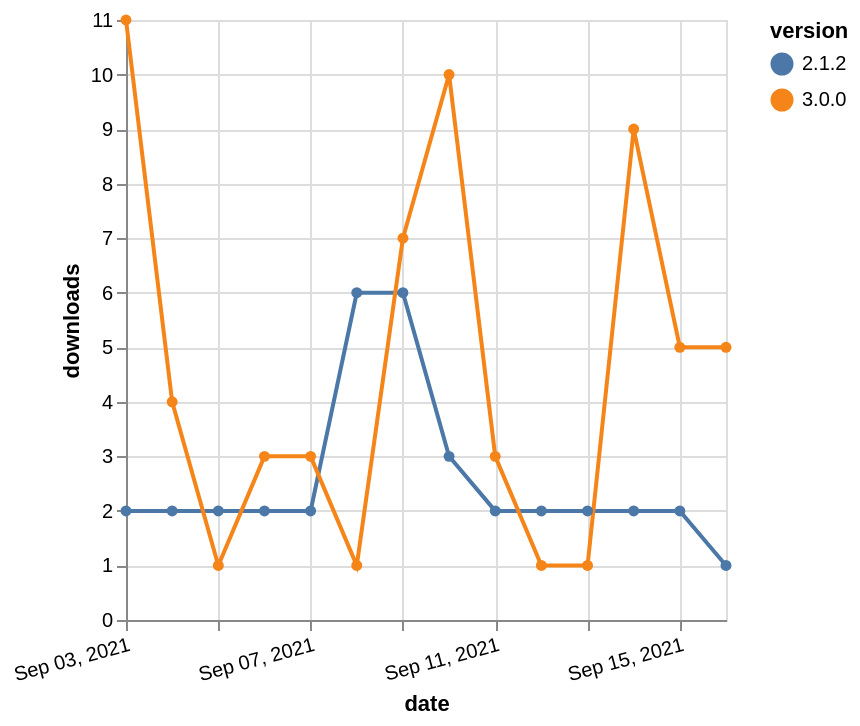

The specification (Vega-Lite) saved for this image:
### Vega-Lite specification from a JSON file in a GitHub repository (floating-point values rounded to 4 significant figures)
{"$schema": "https://vega.github.io/schema/vega-lite/v5.json", "description": "A simple bar chart with embedded data.", "data": {"values": [{"date": "2021-09-03", "total": 3027, "delta": 2, "version": "2.1.2"}, {"date": "2021-09-04", "total": 3029, "delta": 2, "version": "2.1.2"}, {"date": "2021-09-05", "total": 3031, "delta": 2, "version": "2.1.2"}, {"date": "2021-09-06", "total": 3033, "delta": 2, "version": "2.1.2"}, {"date": "2021-09-07", "total": 3035, "delta": 2, "version": "2.1.2"}, {"date": "2021-09-08", "total": 3041, "delta": 6, "version": "2.1.2"}, {"date": "2021-09-09", "total": 3047, "delta": 6, "version": "2.1.2"}, {"date": "2021-09-10", "total": 3050, "delta": 3, "version": "2.1.2"}, {"date": "2021-09-11", "total": 3052, "delta": 2, "version": "2.1.2"}, {"date": "2021-09-12", "total": 3054, "delta": 2, "version": "2.1.2"}, {"date": "2021-09-13", "total": 3056, "delta": 2, "version": "2.1.2"}, {"date": "2021-09-14", "total": 3058, "delta": 2, "version": "2.1.2"}, {"date": "2021-09-15", "total": 3060, "delta": 2, "version": "2.1.2"}, {"date": "2021-09-16", "total": 3061, "delta": 1, "version": "2.1.2"}, {"date": "2021-09-03", "total": 1222, "delta": 11, "version": "3.0.0"}, {"date": "2021-09-04", "total": 1226, "delta": 4, "version": "3.0.0"}, {"date": "2021-09-05", "total": 1227, "delta": 1, "version": "3.0.0"}, {"date": "2021-09-06", "total": 1230, "delta": 3, "version": "3.0.0"}, {"date": "2021-09-07", "total": 1233, "delta": 3, "version": "3.0.0"}, {"date": "2021-09-08", "total": 1234, "delta": 1, "version": "3.0.0"}, {"date": "2021-09-09", "total": 1241, "delta": 7, "version": "3.0.0"}, {"date": "2021-09-10", "total": 1251, "delta": 10, "version": "3.0.0"}, {"date": "2021-09-11", "total": 1254, "delta": 3, "version": "3.0.0"}, {"date": "2021-09-12", "total": 1255, "delta": 1, "version": "3.0.0"}, {"date": "2021-09-13", "total": 1256, "delta": 1, "version": "3.0.0"}, {"date": "2021-09-14", "total": 1265, "delta": 9, "version": "3.0.0"}, {"date": "2021-09-15", "total": 1270, "delta": 5, "version": "3.0.0"}, {"date": "2021-09-16", "total": 1275, "delta": 5, "version": "3.0.0"}]}, "width": "container", "mark": {"type": "line", "point": {"filled": true}}, "encoding": {"x": {"field": "date", "type": "temporal", "timeUnit": "yearmonthdate", "title": "date", "axis": {"labelAngle": -15}}, "y": {"field": "delta", "type": "quantitative", "title": "downloads"}, "color": {"field": "version", "type": "nominal"}, "tooltip": {"field": "delta"}}}
